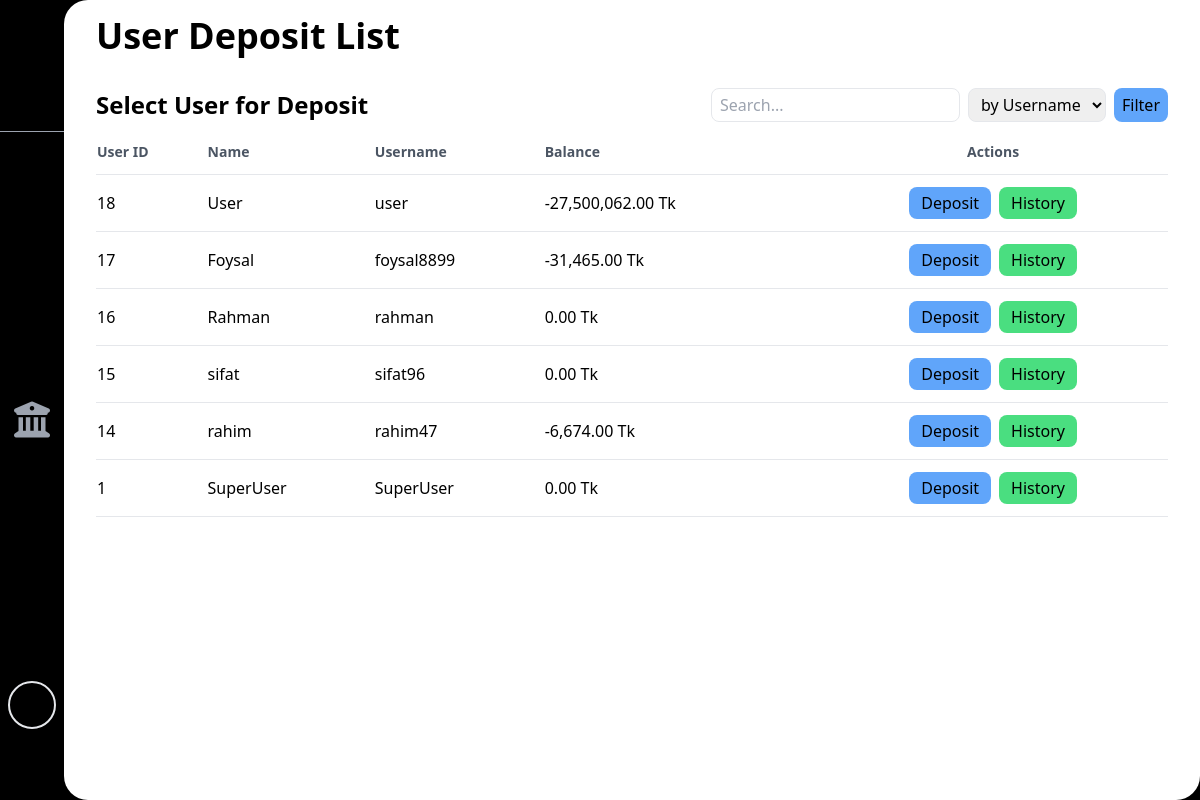
Screenshot of /views/admin/admin-user-deposit-list.php (signed in) with the database file from the repository.
### tables this page shows
CREATE TABLE `users` (
  `userID` int(255) NOT NULL,
  `name` varchar(30) NOT NULL,
  `username` varchar(30) NOT NULL,
  `password` varchar(255) NOT NULL,
  `superuser` varchar(5) NOT NULL,
  `balance` int(255) NOT NULL,
  `rate` double NOT NULL,
  `bkash` varchar(5) NOT NULL,
  `nagad` varchar(5) NOT NULL,
  `regdate` datetime NOT NULL DEFAULT current_timestamp()
);

### views/admin/admin-user-deposit-list.php (the view, shortened to what this page needs)
<!DOCTYPE html>
<html lang="en">
<head>
    <link rel="stylesheet" href="https://cdnjs.cloudflare.com/ajax/libs/font-awesome/6.7.2/css/all.min.css" />
    <link rel="stylesheet" href="../../assets/css/styles.css">
</head>
<body onload="onload()" class="overflow-hidden">
    <div class="bg-black h-screen dark:text-white w-full flex">
        <?php include("../../includes/sidebars/admin-sidebar.php"); ?>
        <div id="main-container" class="overflow-y-scroll px-8 w-full min-h-full sm:ml-16 sm:w-full bg-white dark:bg-[#232228] rounded-3xl rounded-bl-3xl transition-all duration-200">
            <?php include("../../includes/headers/admin-header.php"); ?>
            <section class="flex flex-col sm:flex-row w-full gap-8 pt-16 mt-2 h-full">
                <div class="w-full mt-4 bg-white dark:bg-[#232228] rounded-xl">
                    <div class="flex flex-col sm:flex-row items-center justify-between mb-2">
                        <h2 class="text-2xl font-bold mb-4 sm:mb-0">Select User for Deposit</h2>
                        <form method="POST" class="flex flex-row justify-end sm:justify-end space-x-1 sm:space-x-2 overflow-x-auto">
                            <input type="text" id="filter-input" name="filter-val" placeholder="Search..."
                                class="w-24 sm:w-auto px-1 sm:px-2 py-1 rounded-lg border dark:bg-[#161618] dark:border-gray-700 focus:outline-none focus:border-blue-500">
                            <select name="filterOption" id="filter-option"
                                class="w-24 sm:w-auto px-1 sm:px-2 py-1 rounded-lg border dark:bg-[#161618] dark:border-gray-700 focus:outline-none focus:border-blue-500">
                                <option value="username">by Username</option>
                            </select>
                            <button type="submit" name="btn-filter" value="clicked"
                                class="w-20 sm:w-auto bg-blue-400 text-black px-2 py-1 rounded-lg hover:bg-blue-500 transition duration-300">
                                Filter
                            </button>
                        </form>
                    </div>
                    <div class="w-full">
                        <table class="w-full">
                            <thead>
                                <tr class="border-b text-sm font-medium text-gray-600 dark:text-gray-400">
                                    <th class="py-3 text-left">User ID</th>
                                    <th class="py-3 text-left">Name</th>
                                    <th class="py-3 text-left">Username</th>
                                    <th class="py-3 text-left">Balance</th>
                                    <th class="py-3 text-center">Actions</th>
                                </tr>
                            </thead>
                            <tbody>
                                <?php
                                include("../../config/connection.php");
                                $where = "1=1";
                                $sql = "SELECT * FROM users WHERE $where ORDER BY userID DESC";
                                $result = mysqli_query($conn, $sql);
                                if (mysqli_num_rows($result) > 0) {
                                    while ($row = mysqli_fetch_assoc($result)) {
                                        echo "
                                        <tr class='border-b hover:bg-gray-50 dark:hover:bg-[#1e1d20]'>
                                            <td class='py-3'>" . $row['userID'] . "</td>
                                            <td class='py-3'>" . $row['name'] . "</td>
                                            <td class='py-3'>" . $row['username'] . "</td>
                                            <td class='py-3'>" . number_format($row['balance'], 2) . " Tk</td>
                                            <td class='py-3 flex justify-center gap-2'>
                                                <a href='admin-user-deposit.php?user={$row['username']}'
                                                    class='bg-blue-400 text-black px-3 py-1 rounded-lg hover:bg-blue-500 transition duration-300'>
                                                    Deposit
                                                </a>
                                                <a href='admin-user-deposit-history.php?user={$row['username']}'
                                                    class='bg-green-400 text-black px-3 py-1 rounded-lg hover:bg-green-500 transition duration-300'>
                                                    History
                                                </a>
                                            </td>
                                        </tr>";
                                    }
                                } else {
                                    echo "<tr><td colspan='5' class='py-4 text-center text-gray-500'>No users found</td></tr>";
                                }
                                ?>
                            </tbody>
                        </table>
                    </div>
                </div>
            </section>
        </div>
    </div>
</body>
</html>

### includes/sidebars/admin-sidebar.php (shortened to what this page needs)
<div id="sidebar-options" class="sm:fixed sm:flex hidden z-40 w-16 h-screen text-gray-400 flex-col items-center space-y-8 text-4xl justify-around">
    <div class="flex flex-col gap-4 w-full">
        <div class="w-full mt-16">
            <hr class="border-gray-400 w-full">
        </div>
    </div>
    <div class="flex flex-col gap-4">
        <a href="../../views/admin/admin-panel.php" class="transition duration-500 hover:text-white p-2">
        </a>
        <a href="../../views/admin/admin-payment-config.php" class="p-2 transition duration-500 hover:text-white">
        </a>
        <a href="../../views/admin/admin-user-list.php" class="p-2 transition duration-500 hover:text-white">
        </a>
        <a href="admin-all-user-deposit-history.php" class="transition duration-500 hover:text-white p-2">
            <div class="group relative flex items-center justify-center">
            <i class="fa-solid fa-building-columns" class="text-xs"></i>
            </div>
        </a>
        <a href="admin-all-transection-history.php" class="p-2 transition duration-500 ease-in-out hover:text-white">
        </a>
    </div>
    <div class="flex flex-col gap-4">
        <a href="../../backend/backend-logout.php" class="p-2 transition duration-500 hover:text-white">
        </a>
        <div class="text-2xl pl-2.5 m-1 h-12 w-12 pt-2 transition duration-500 border-2 rounded-full cursor-pointer hover:text-white" onclick="darkModeToggle()"><ion-icon id="darkModeToggleBtn" name="moon"></ion-icon></div>
    </div>
</div>

### includes/headers/admin-header.php (shortened to what this page needs)
<div class="fixed w-screen z-10">
                <header class="w-screen flex justify-between items-center pt-4 sm:py-4 bg-white dark:bg-[#232228] pr-16 sm:pr-36 rounded-lg">
                    <div class="flex items-center gap-4">
                        <h1 id="page-title" class="hidden sm:block text-4xl font-bold dark:text-white"></h1>
                    </div>
                </header>
            </div>

### rows the page displays
users: userID "18", name "User", username "user", balance "-27,500,062.00"
users: userID "17", name "Foysal", username "foysal8899", balance "-31,465.00"
users: userID "16", name "Rahman", username "rahman", balance "0.00"
users: userID "15", name "sifat", username "sifat96", balance "0.00"
users: userID "14", name "rahim", username "rahim47", balance "-6,674.00"
users: userID "1", name "SuperUser", username "SuperUser", balance "0.00"
